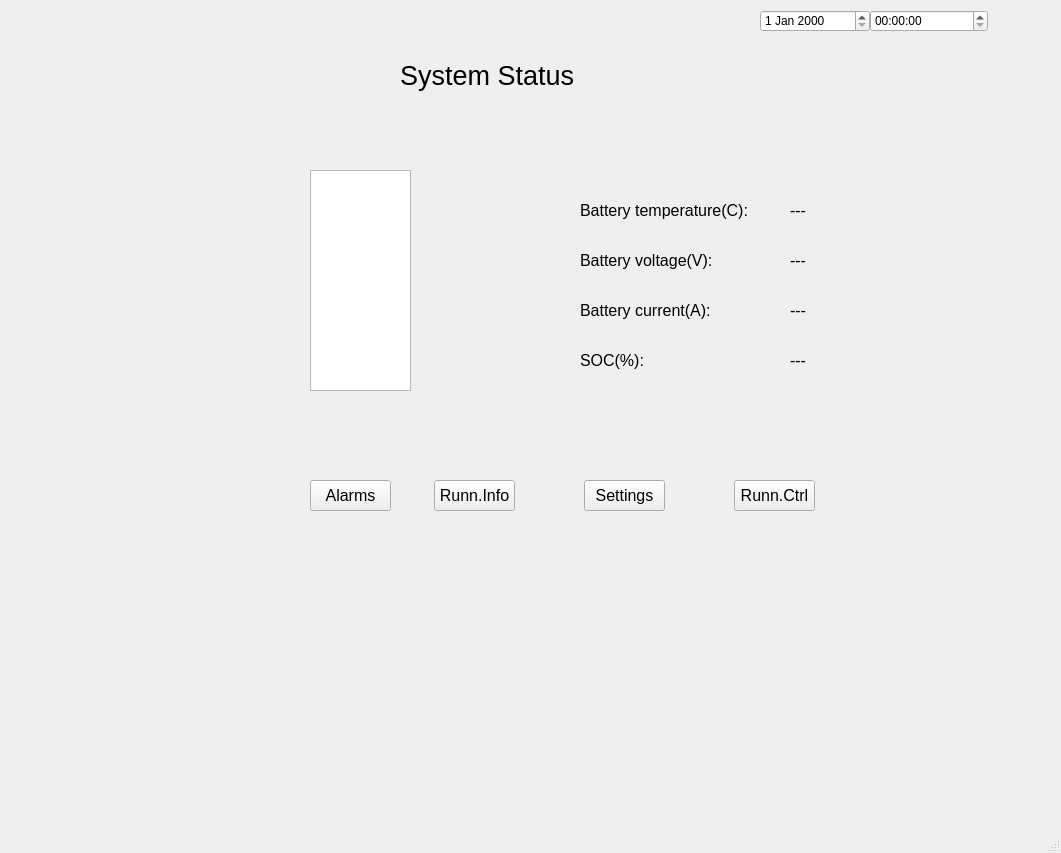
<?xml version="1.0" encoding="UTF-8"?>
<ui version="4.0">
 <class>MainWindow</class>
 <widget class="QMainWindow" name="MainWindow">
  <property name="geometry">
   <rect>
    <x>0</x>
    <y>0</y>
    <width>1061</width>
    <height>853</height>
   </rect>
  </property>
  <property name="windowTitle">
   <string>MainWindow</string>
  </property>
  <widget class="QWidget" name="centralwidget">
   <widget class="QLabel" name="label">
    <property name="geometry">
     <rect>
      <x>400</x>
      <y>50</y>
      <width>191</width>
      <height>51</height>
     </rect>
    </property>
    <property name="font">
     <font>
      <pointsize>20</pointsize>
     </font>
    </property>
    <property name="text">
     <string>System Status</string>
    </property>
   </widget>
   <widget class="QLabel" name="label_2">
    <property name="geometry">
     <rect>
      <x>580</x>
      <y>190</y>
      <width>191</width>
      <height>41</height>
     </rect>
    </property>
    <property name="font">
     <font>
      <pointsize>12</pointsize>
     </font>
    </property>
    <property name="text">
     <string>Battery temperature(C):</string>
    </property>
   </widget>
   <widget class="QLabel" name="label_3">
    <property name="geometry">
     <rect>
      <x>580</x>
      <y>240</y>
      <width>191</width>
      <height>41</height>
     </rect>
    </property>
    <property name="font">
     <font>
      <pointsize>12</pointsize>
     </font>
    </property>
    <property name="text">
     <string>Battery voltage(V):</string>
    </property>
   </widget>
   <widget class="QLabel" name="label_4">
    <property name="geometry">
     <rect>
      <x>580</x>
      <y>290</y>
      <width>191</width>
      <height>41</height>
     </rect>
    </property>
    <property name="font">
     <font>
      <pointsize>12</pointsize>
     </font>
    </property>
    <property name="text">
     <string>Battery current(A):</string>
    </property>
   </widget>
   <widget class="QLabel" name="label_5">
    <property name="geometry">
     <rect>
      <x>580</x>
      <y>340</y>
      <width>81</width>
      <height>41</height>
     </rect>
    </property>
    <property name="font">
     <font>
      <pointsize>12</pointsize>
     </font>
    </property>
    <property name="text">
     <string>SOC(%):</string>
    </property>
   </widget>
   <widget class="QLabel" name="B_temper">
    <property name="geometry">
     <rect>
      <x>790</x>
      <y>190</y>
      <width>81</width>
      <height>41</height>
     </rect>
    </property>
    <property name="font">
     <font>
      <pointsize>12</pointsize>
     </font>
    </property>
    <property name="text">
     <string>---</string>
    </property>
   </widget>
   <widget class="QLabel" name="B_soc">
    <property name="geometry">
     <rect>
      <x>790</x>
      <y>340</y>
      <width>81</width>
      <height>41</height>
     </rect>
    </property>
    <property name="font">
     <font>
      <pointsize>12</pointsize>
     </font>
    </property>
    <property name="text">
     <string>---</string>
    </property>
   </widget>
   <widget class="QLabel" name="B_volt">
    <property name="geometry">
     <rect>
      <x>790</x>
      <y>240</y>
      <width>81</width>
      <height>41</height>
     </rect>
    </property>
    <property name="font">
     <font>
      <pointsize>12</pointsize>
     </font>
    </property>
    <property name="text">
     <string>---</string>
    </property>
   </widget>
   <widget class="QLabel" name="B_cur">
    <property name="geometry">
     <rect>
      <x>790</x>
      <y>290</y>
      <width>81</width>
      <height>41</height>
     </rect>
    </property>
    <property name="font">
     <font>
      <pointsize>12</pointsize>
     </font>
    </property>
    <property name="text">
     <string>---</string>
    </property>
   </widget>
   <widget class="QTimeEdit" name="timeEdit">
    <property name="geometry">
     <rect>
      <x>870</x>
      <y>10</y>
      <width>118</width>
      <height>22</height>
     </rect>
    </property>
    <property name="calendarPopup">
     <bool>true</bool>
    </property>
   </widget>
   <widget class="QDateEdit" name="dateEdit">
    <property name="geometry">
     <rect>
      <x>760</x>
      <y>10</y>
      <width>110</width>
      <height>22</height>
     </rect>
    </property>
   </widget>
   <widget class="QPushButton" name="pushButton_alarms">
    <property name="geometry">
     <rect>
      <x>310</x>
      <y>480</y>
      <width>81</width>
      <height>31</height>
     </rect>
    </property>
    <property name="font">
     <font>
      <pointsize>12</pointsize>
     </font>
    </property>
    <property name="text">
     <string>Alarms</string>
    </property>
   </widget>
   <widget class="QPushButton" name="pushButton_runnInfo">
    <property name="geometry">
     <rect>
      <x>434</x>
      <y>480</y>
      <width>81</width>
      <height>31</height>
     </rect>
    </property>
    <property name="font">
     <font>
      <pointsize>12</pointsize>
     </font>
    </property>
    <property name="text">
     <string>Runn.Info</string>
    </property>
   </widget>
   <widget class="QPushButton" name="pushButton_settings">
    <property name="geometry">
     <rect>
      <x>584</x>
      <y>480</y>
      <width>81</width>
      <height>31</height>
     </rect>
    </property>
    <property name="font">
     <font>
      <pointsize>12</pointsize>
     </font>
    </property>
    <property name="text">
     <string>Settings</string>
    </property>
   </widget>
   <widget class="QPushButton" name="pushButton_runnCtrl">
    <property name="geometry">
     <rect>
      <x>734</x>
      <y>480</y>
      <width>81</width>
      <height>31</height>
     </rect>
    </property>
    <property name="font">
     <font>
      <pointsize>12</pointsize>
     </font>
    </property>
    <property name="text">
     <string>Runn.Ctrl</string>
    </property>
   </widget>
   <widget class="QGraphicsView" name="graphicsView">
    <property name="geometry">
     <rect>
      <x>310</x>
      <y>170</y>
      <width>101</width>
      <height>221</height>
     </rect>
    </property>
   </widget>
  </widget>
  <widget class="QMenuBar" name="menubar">
   <property name="geometry">
    <rect>
     <x>0</x>
     <y>0</y>
     <width>1061</width>
     <height>22</height>
    </rect>
   </property>
  </widget>
  <widget class="QStatusBar" name="statusbar"/>
 </widget>
 <resources/>
 <connections/>
</ui>
